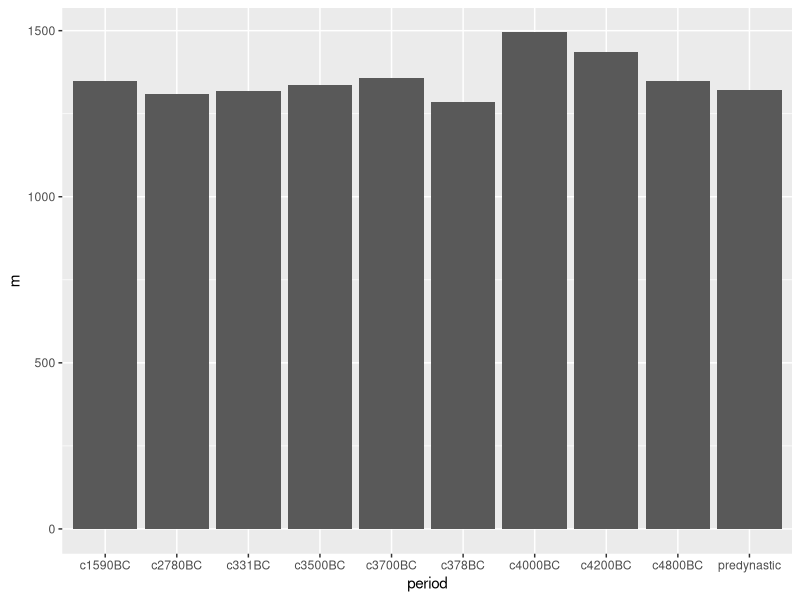
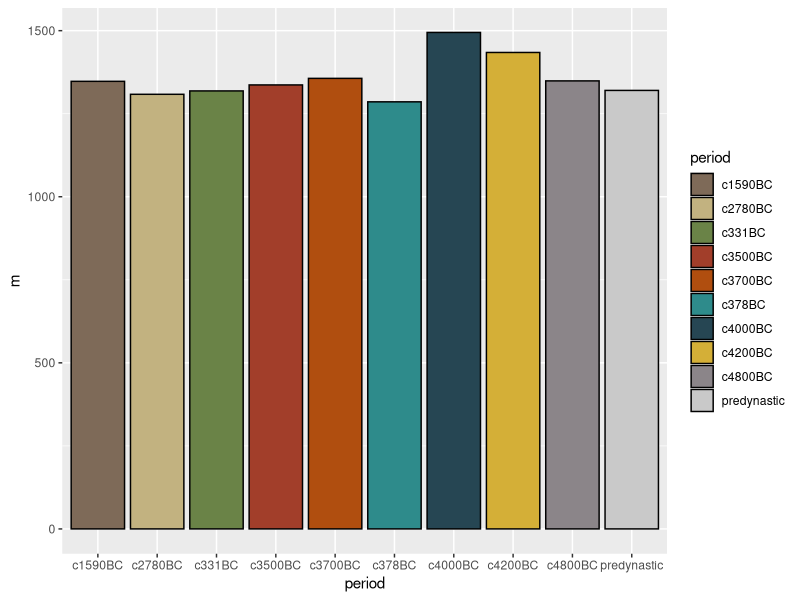
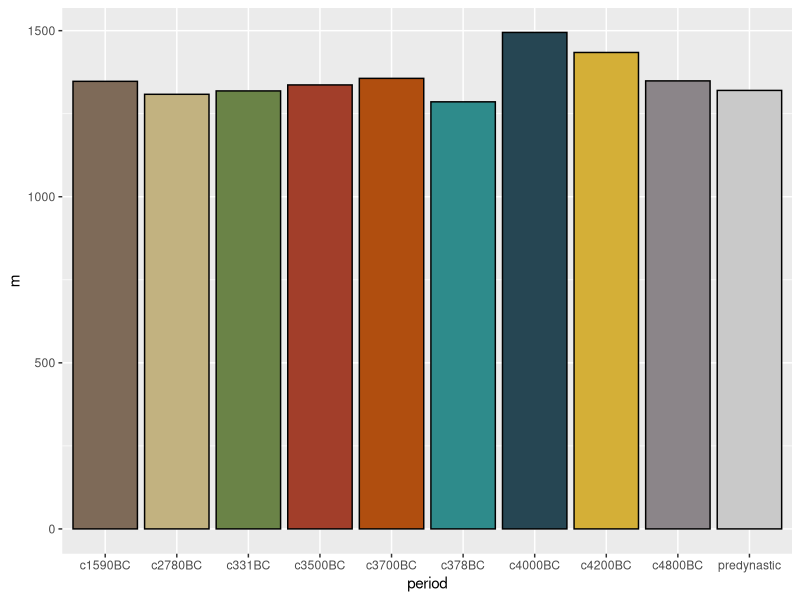
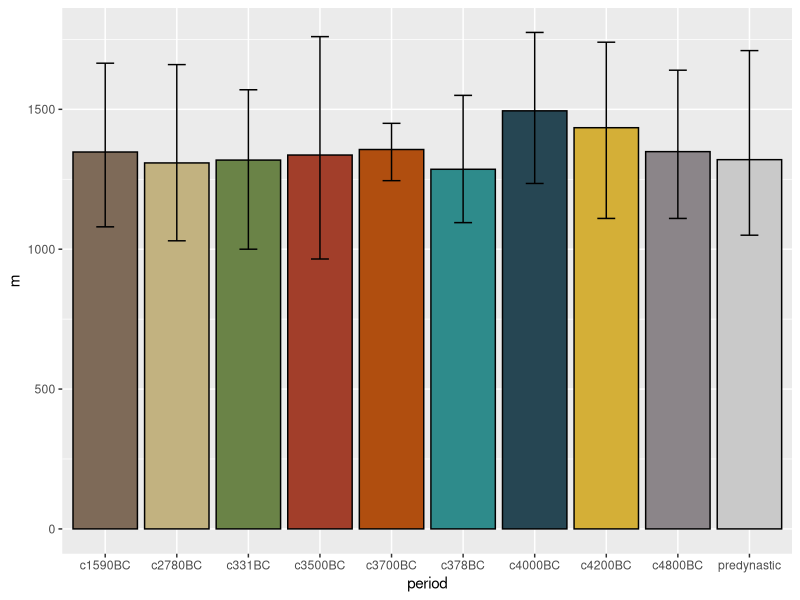
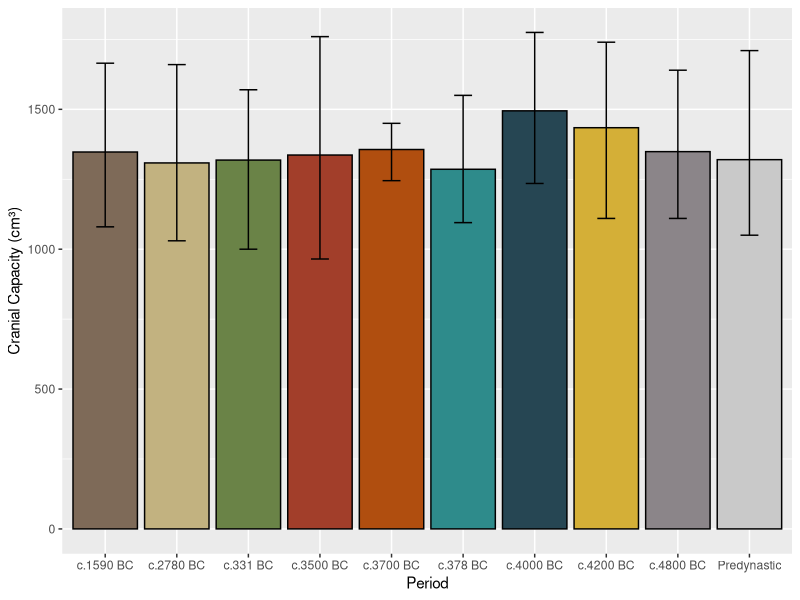
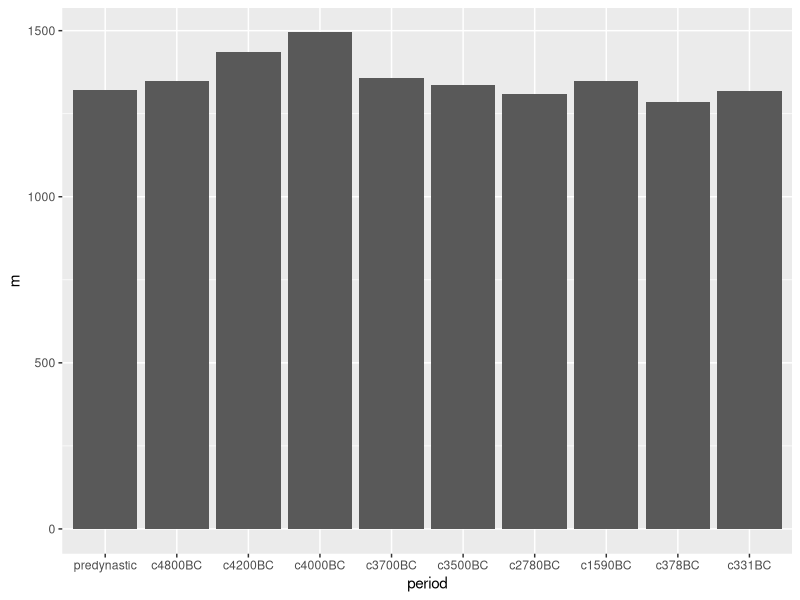
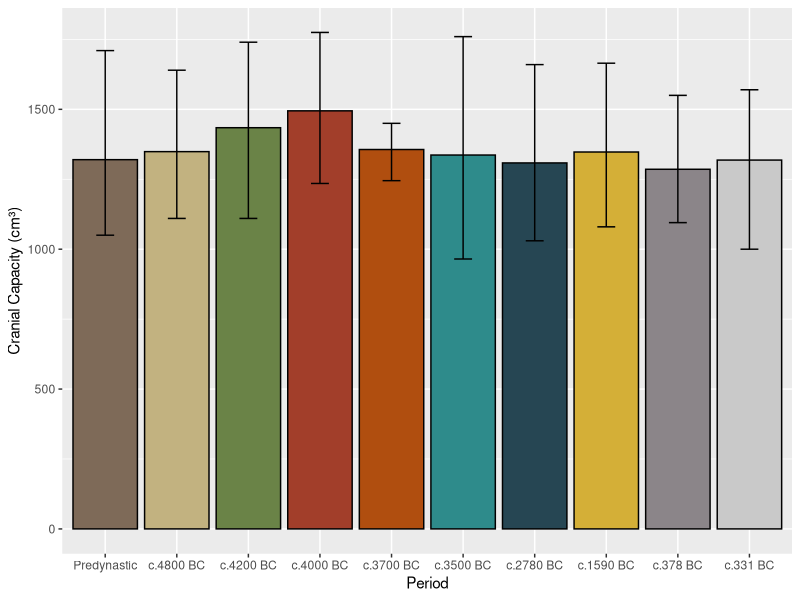
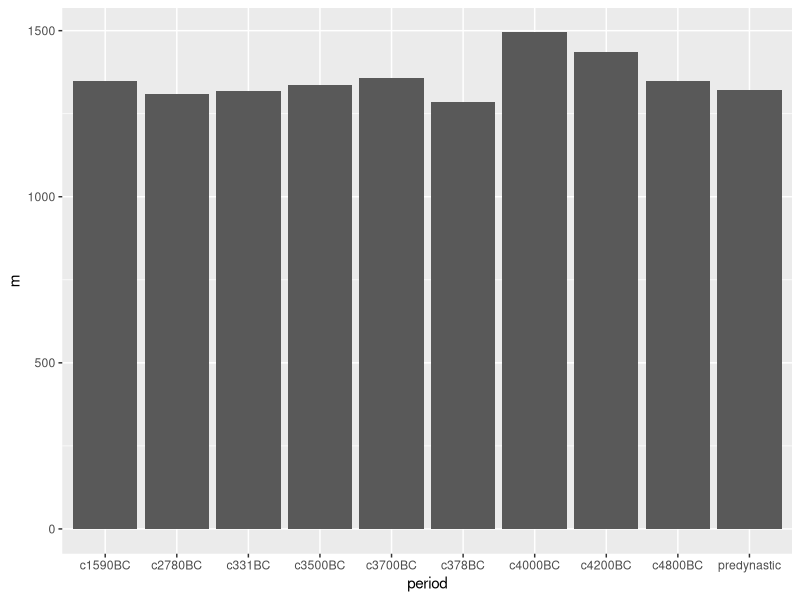

These charts were generated, in order, by the following R code:
library(tidyverse)
skulls <- read_csv("skull_cap_partial_wide.csv")
# write_tsv(skulls, "temp.tsv")

skulls

# Total amount of measurements
sum(!is.na(skulls[, 2:ncol(skulls)]))

mean(skulls$predynastic, na.rm = TRUE)

skulls[1:5, 3]

skulls_df <- read.csv("skull_cap_partial_wide.csv")
skulls_df[1:5, 3]

mean(skulls[1:5, 3])

skulls[1:5, 3, drop = TRUE]
mean(skulls[1:5, 3, drop = TRUE])

skulls <- as.data.frame(skulls)
skulls

skulls <- as_tibble(skulls)
skulls

print(skulls, n = 20)

# options(pillar.print_min = 20)

# options(
#   pillar.print_min = 20,
#   pillar.width = Inf
# )

pi_df <- tibble(pie = rep(pi, 4))
pi_df

print(pi_df$pie[1], digits = 16)

# options(pillar.sigfig = 16)
pi_df

mean(skulls$c4800BC, na.rm = TRUE)

apply(skulls[, 2:11], MARGIN = 2, FUN = mean, na.rm = TRUE)

apply(skulls[, 2:11], MARGIN = 1, FUN = max, na.rm = TRUE)

skulls_tidy <- pivot_longer(skulls,
  cols = predynastic:c331BC,
  names_to = "period",
  values_to = "capacity"
)
skulls_tidy

skulls_tidy[5, ]

skulls_tidy <- drop_na(skulls_tidy, capacity)
skulls_tidy

mean(skulls_tidy$capacity)
skulls_tidy$capacity |> mean()


skulls_tidy$capacity |>
  mean() |>
  round(1)

filter(skulls_tidy, period == "predynastic")

skulls_tidy |> filter(period == "predynastic")

skulls_tidy |>
  filter(period == "predynastic") |>
  select(period, capacity)

skulls <- read_csv("skull_cap_partial_wide.csv") |>
  pivot_longer(
    cols = predynastic:c331BC,
    names_to = "period",
    values_to = "capacity"
  ) |>
  drop_na(capacity)

skulls

skulls |>
  summarise(m = mean(capacity))

skulls |>
  group_by(period) |>
  summarise(
    m = mean(capacity),
    n = length(capacity)
  )

nrow(skulls)

skull_summary <- skulls |>
  group_by(period) |>
  summarise(
    m = mean(capacity),
    n = length(capacity),
    N = nrow(skulls),
    m_heq = m / 4800,
    med_heq = median(capacity) / 4800,
    min = min(capacity),
    max = max(capacity)
  )

skull_summary

ggplot(skull_summary, aes(x = period, y = m)) +
  geom_bar(stat = "identity")

ggsave("bar_1.pdf", units = "cm", width = 20, height = 9)

#------------------------------------------------------------------------------
# egypt_pal <- c(
#   "predynastic" = "#7E6A58",
#   "c4800BC" = "#C2B280",
#   "c4200BC" = "#6A8347",
#   "c4000BC" = "#A23E2A",
#   "c3700BC" = "#B04E0F",
#   "c3500BC" = "#2E8B8B",
#   "c2780BC" = "#264653",
#   "c1590BC" = "#D4AF37",
#   "c378BC"  = "#8B8589",
#   "c331BC"  = "#C9C9C9"
# )

egypt_pal <- c(
  "#7E6A58", "#C2B280", "#6A8347", "#A23E2A", "#B04E0F",
  "#2E8B8B", "#264653", "#D4AF37", "#8B8589", "#C9C9C9"
)

egypt_pal["c2780BC"]

ggplot(skull_summary, aes(x = period, y = m)) +
  geom_bar(
    stat = "identity",
    colour = "black",
    aes(fill = period)
  ) +
  scale_fill_manual(values = egypt_pal)

ggsave("bar_2.pdf", units = "cm", width = 24, height = 9)

#------------------------------------------------------------------------------

ggplot(skull_summary, aes(x = period, y = m)) +
  geom_bar(
    stat = "identity",
    colour = "black",
    aes(fill = period)
  ) +
  scale_fill_manual(values = egypt_pal, guide = "none")

ggsave("bar_3.pdf", units = "cm", width = 24, height = 9)

#------------------------------------------------------------------------------

ggplot(skull_summary, aes(x = period, y = m)) +
  geom_bar(
    stat = "identity",
    colour = "black",
    aes(fill = period)
  ) +
  scale_fill_manual(values = egypt_pal, guide = "none") +
  geom_errorbar(aes(ymin = min, ymax = max), width = 0.25)


ggsave("bar_4.pdf", units = "cm", width = 24, height = 9)

#------------------------------------------------------------------------------

ggplot(skull_summary, aes(x = period, y = m)) +
  geom_bar(
    stat = "identity",
    colour = "black",
    aes(fill = period)
  ) +
  scale_fill_manual(values = egypt_pal, guide = "none") +
  geom_errorbar(aes(ymin = min, ymax = max), width = 0.25) +
  scale_x_discrete(
    labels = c(
      "c.1590 BC", "c.2780 BC", "c.331 BC", "c.3500 BC", "c.3700 BC",
      "c.378 BC", "c.4000 BC", "c.4200 BC", "c.4800 BC", "Predynastic"
    )
  ) +
  labs(
    x = "Period",
    y = "Cranial Capacity (cm³)"
  )

ggsave("bar_5.pdf", units = "cm", width = 24, height = 9)

#------------------------------------------------------------------------------

skulls$period <- factor(skulls$period)
skulls
skulls$period

levels(skulls$period)

skulls$period <- factor(skulls$period,
  levels = c(
    "predynastic", "c4800BC", "c4200BC", "c4000BC", "c3700BC",
    "c3500BC", "c2780BC", "c1590BC", "c378BC", "c331BC"
  )
)

skull_summary <- skulls |>
  group_by(period) |>
  summarise(
    m = mean(capacity),
    n = length(capacity),
    N = nrow(skulls),
    m_heq = m / 4800,
    med_heq = median(capacity) / 4800,
    min = min(capacity),
    max = max(capacity)
  )

skull_summary

ggplot(skull_summary, aes(x = period, y = m)) +
  geom_bar(stat = "identity")

ggsave("bar_6.pdf", units = "cm", width = 24, height = 9)

levels(skull_summary$period) <- c(
  "Predynastic", "c.4800 BC", "c.4200 BC", "c.4000 BC", "c.3700 BC",
  "c.3500 BC", "c.2780 BC", "c.1590 BC", "c.378 BC", "c.331 BC"
)

ggplot(skull_summary, aes(x = period, y = m)) +
  geom_bar(
    stat = "identity",
    colour = "black",
    aes(fill = period)
  ) +
  scale_fill_manual(values = egypt_pal, guide = "none") +
  geom_errorbar(aes(ymin = min, ymax = max), width = 0.25) +
  labs(
    x = "Period",
    y = "Cranial Capacity (cm³)"
  )

ggsave("bar_7.pdf", units = "cm", width = 24, height = 9)
